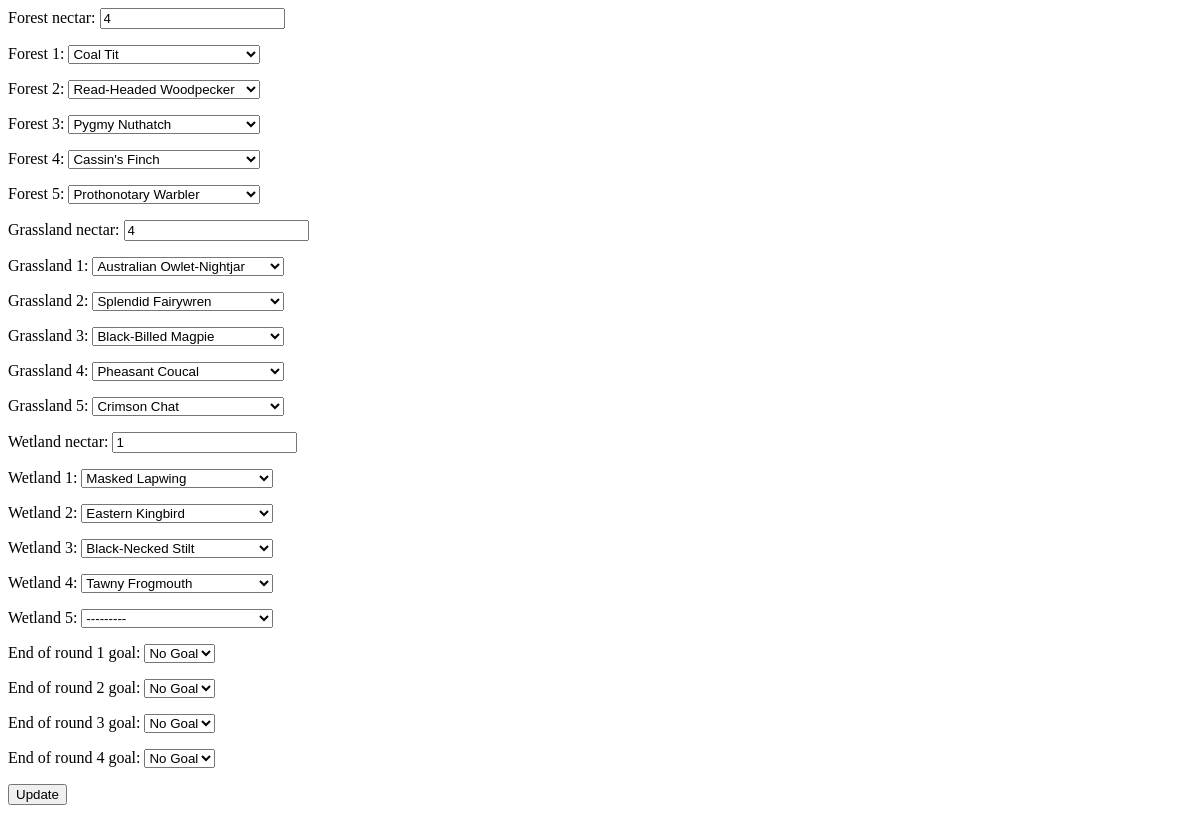
The app's page /aviary/board/7/add/ with its own data.
### aviary/models.py (models this page shows)
class Board(models.Model):
    forest_nectar = models.PositiveIntegerField(default=0)
    forest_1 = models.ForeignKey("BirdCard", related_name="Forest1", on_delete=models.SET_NULL, null=True, blank=True)
    forest_2 = models.ForeignKey("BirdCard", related_name="Forest2", on_delete=models.SET_NULL, null=True, blank=True)
    forest_3 = models.ForeignKey("BirdCard", related_name="Forest3", on_delete=models.SET_NULL, null=True, blank=True)
    forest_4 = models.ForeignKey("BirdCard", related_name="Forest4", on_delete=models.SET_NULL, null=True, blank=True)
    forest_5 = models.ForeignKey("BirdCard", related_name="Forest5", on_delete=models.SET_NULL, null=True, blank=True)
    grassland_nectar = models.PositiveIntegerField(default=0)
    grassland_1 = models.ForeignKey("BirdCard", related_name="Grassland1", on_delete=models.SET_NULL, null=True, blank=True)
    grassland_2 = models.ForeignKey("BirdCard", related_name="Grassland2", on_delete=models.SET_NULL, null=True, blank=True)
    grassland_3 = models.ForeignKey("BirdCard", related_name="Grassland3", on_delete=models.SET_NULL, null=True, blank=True)
    grassland_4 = models.ForeignKey("BirdCard", related_name="Grassland4", on_delete=models.SET_NULL, null=True, blank=True)
    grassland_5 = models.ForeignKey("BirdCard", related_name="Grassland5", on_delete=models.SET_NULL, null=True, blank=True)
    wetland_nectar = models.PositiveIntegerField(default=0)
    wetland_1 = models.ForeignKey("BirdCard", related_name="Wetland1", on_delete=models.SET_NULL, null=True, blank=True)
    wetland_2 = models.ForeignKey("BirdCard", related_name="Wetland2", on_delete=models.SET_NULL, null=True, blank=True)
    wetland_3 = models.ForeignKey("BirdCard", related_name="Wetland3", on_delete=models.SET_NULL, null=True, blank=True)
    wetland_4 = models.ForeignKey("BirdCard", related_name="Wetland4", on_delete=models.SET_NULL, null=True, blank=True)
    wetland_5 = models.ForeignKey("BirdCard", related_name="Wetland5", on_delete=models.SET_NULL, null=True, blank=True)
    end_of_round_1_goal = models.ForeignKey("EndRoundGoal", related_name="EndRoundGoal1", on_delete=models.SET_DEFAULT, default=EndRoundGoal.create_default_goal)
    end_of_round_2_goal = models.ForeignKey("EndRoundGoal", related_name="EndRoundGoal2", on_delete=models.SET_DEFAULT, default=EndRoundGoal.create_default_goal)
    end_of_round_3_goal = models.ForeignKey("EndRoundGoal", related_name="EndRoundGoal3", on_delete=models.SET_DEFAULT, default=EndRoundGoal.create_default_goal)
    end_of_round_4_goal = models.ForeignKey("EndRoundGoal", related_name="EndRoundGoal4", on_delete=models.SET_DEFAULT, default=EndRoundGoal.create_default_goal)

### aviary/views.py (the view, shortened to what this page needs)
# urls.py: path('board/<pk>/add/', views.BirdAddView.as_view(), name='bird_add'),
class BirdAddView(UpdateView):
    model = Board
    form_class = BirdAddModelForm
    template_name = "aviary/bird_add.html"

### aviary/views.py
class BirdAddModelForm(forms.ModelForm):
    def __init__(self, *args, **kwargs):
        super(BirdAddModelForm, self).__init__(*args, **kwargs)
        field_name = kwargs.pop('board_slot', None)
        if field_name:
            for field in self.fields.copy():
                if field != field_name:
                    del self.fields[field]
    class Meta:
        model = Board
        exclude = ()

### aviary/models.py (called while the page is built)
    def __str__(self):
        return self.name

    def __str__(self):
        return self.goal

### aviary/templates/aviary/bird_add.html
{% load static %}
<link rel="stylesheet" href="{% static 'aviary/css/bird_add.css' %}">
<form method="post">{% csrf_token %}
    {{ form.as_p }}
    <input type="submit" value="Update">
</form>

### records on screen
Board: forest_nectar "4", forest_1 "Coal Tit", forest_2 "Read-Headed Woodpecker", forest_3 "Pygmy Nuthatch", forest_4 "Cassin's Finch", forest_5 "Prothonotary Warbler", grassland_nectar "4", grassland_1 "Australian Owlet-Nightjar", grassland_2 "Splendid Fairywren", grassland_3 "Black-Billed Magpie", grassland_4 "Pheasant Coucal", grassland_5 "Crimson Chat", wetland_nectar "1", wetland_1 "Masked Lapwing", wetland_2 "Eastern Kingbird", wetland_3 "Black-Necked Stilt", wetland_4 "Tawny Frogmouth", wetland_5 "---------", end_of_round_1_goal "No Goal", end_of_round_2_goal "No Goal", end_of_round_3_goal "No Goal", end_of_round_4_goal "No Goal"
